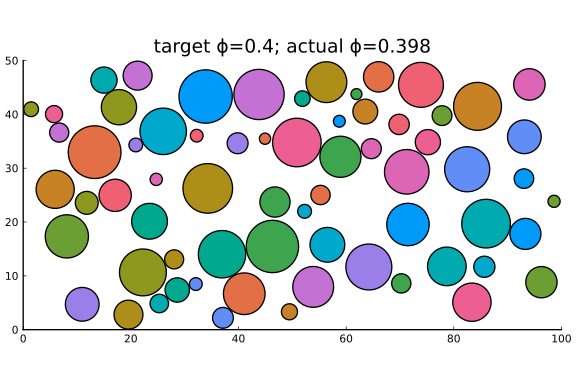

The Julia source for this figure:
using BubbleBath
using Distributions: Uniform
using Plots

function circle(x,y,r,n=500)
    θ = LinRange(0, 2π, n)
    x .+ r.*sin.(θ), y .+ r.*cos.(θ)
end # function

radius_pdf = Uniform(1,5)
extent = (100, 50)
ϕ_max = 0.4
spheres = bubblebath(radius_pdf, ϕ_max, extent)

ϕ = round(packing_fraction(spheres, extent), digits=3)

plot(
    xlims=(0,extent[1]), ylims=(0,extent[2]),
    ratio=1, legend=false, grid=false,
    title="target ϕ=$(ϕ_max); actual ϕ=$(ϕ)"
)
for s in spheres
    plot!(circle(s.pos..., s.radius), seriestype=:shape)
end
plot!()
